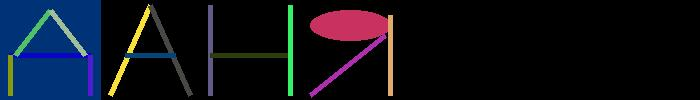

Here is the Python script that generated this plot:
from PIL import Image, ImageDraw
import random


def draw_authors_name():
    new_image = Image.new("RGB", (700, 100), (0, 0, 0))
    draw = ImageDraw.Draw(new_image)

    # Д
    draw.rectangle([0, 0, 100, 100], fill=(0, 50, 120))
    draw.line((10, 55, 90, 55), fill=(random.randint(0, 255), random.randint(0, 255), random.randint(0, 255)), width=5)
    draw.line((15, 55, 50, 10), fill=(random.randint(0, 255), random.randint(0, 255), random.randint(0, 255)), width=5)
    draw.line((50, 10, 85, 55), fill=(random.randint(0, 255), random.randint(0, 255), random.randint(0, 255)), width=5)
    draw.line((10, 55, 10, 95), fill=(random.randint(0, 255), random.randint(0, 255), random.randint(0, 255)), width=5)
    draw.line((90, 55, 90, 95), fill=(random.randint(0, 255), random.randint(0, 255), random.randint(0, 255)), width=5)

    # А
    draw.line((110, 95, 150, 5), fill=(random.randint(0, 255), random.randint(0, 255), random.randint(0, 255)), width=5)
    draw.line((150, 5, 190, 95), fill=(random.randint(0, 255), random.randint(0, 255), random.randint(0, 255)), width=5)
    draw.line((125, 55, 175, 55), fill=(random.randint(0, 255), random.randint(0, 255), random.randint(0, 255)),
              width=5)

    # H
    draw.line((210, 95, 210, 5), fill=(random.randint(0, 255), random.randint(0, 255), random.randint(0, 255)), width=5)
    draw.line((210, 55, 290, 55), fill=(random.randint(0, 255), random.randint(0, 255), random.randint(0, 255)),
              width=5)
    draw.line((290, 95, 290, 5), fill=(random.randint(0, 255), random.randint(0, 255), random.randint(0, 255)),
              width=5)

    # Я
    draw.ellipse((310, 10, 390, 40), fill=(random.randint(0, 255), random.randint(0, 255), random.randint(0, 255)))
    draw.line((390, 15, 390, 95), fill=(random.randint(0, 255), random.randint(0, 255), random.randint(0, 255)),
              width=5)
    draw.line((310, 95, 385, 35), fill=(random.randint(0, 255), random.randint(0, 255), random.randint(0, 255)),
              width=5)

    new_image.save("26.4.jpg", "jpeg")


draw_authors_name()
